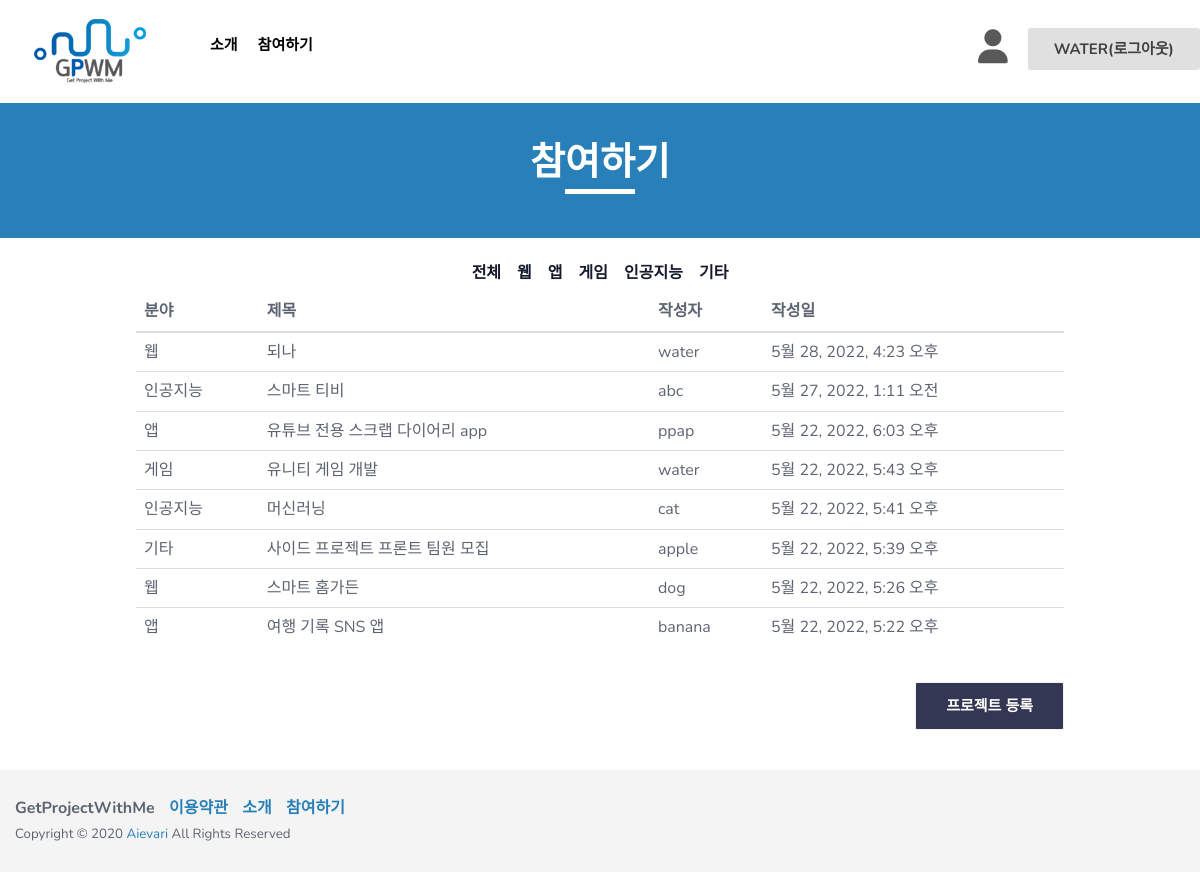
The page /board/ (signed in) on the database its author committed.
### board/models.py (models this page shows, shortened)
class Writing(models.Model):
    TECHNICAL_CHOICES = {
       ('웹', '웹'),
       ('앱', '앱'),
       ('게임', '게임'),
       ('인공지능', '인공지능'),
       ('기타', '기타')
    }
    TOPIC_CHOICES = {
       ('생활', '생활'),
       ('업무', '업무'),
       ('공공/교통', '공공/교통'),
       ('금융/핀테크', '금융/핀테크'),
       ('의료', '의료'),
       ('교육', '교육'),
       ('유통/쇼핑', '유통/쇼핑'),
       ('엔터테인먼트', '엔터테인먼트'),
       ('기타', '기타')
    }
    IDENTITY_CHOICES = {
       ('학생', '학생'),
       ('취준생', '취준생'),
       ('직장인', '직장인'),
       ('기타','기타')
    }
    author = models.ForeignKey(User, on_delete=models.CASCADE, null=False)  # 유저모델과 연결!
    title = models.CharField(max_length=200, default = '') #프로젝트 개요
    technical_field = models.CharField(max_length=80, choices=TECHNICAL_CHOICES, default = '') #기술분야
    topic_area = models.CharField(max_length=80, choices=TOPIC_CHOICES, default = '')#주제영역
    content = models.TextField('프로젝트 개요서 첨부')  # 프로젝트 개요서 첨부
    team = models.CharField(max_length=30, default = '')#모집인원
    최종학력 = models.CharField(max_length=200, default = '')
    소속 = models.CharField(max_length=200, default = '')
    신분 = models.CharField(max_length=200, choices=IDENTITY_CHOICES, default = '')
    like = models.ManyToManyField(User, related_name='likes',blank=True)
    like_count = models.PositiveIntegerField(default=0) #0또는 양수만 받는 필드
    create_date = models.DateTimeField(auto_now_add=True)  # 글이 만들어지면 자동 작성.
    modify_date = models.DateTimeField(null=True, blank=True)  # 수정할 때마다 갱신.(뷰에서 제어)

### board/views.py (the view)
# urls.py: path('', views.list, name='list'),  # list를 보여주는 뷰와 연결한다.
def list(request):
    writing_list = Writing.objects.all()  # 객체들을 다 불러온다.
    writing_list = writing_list.order_by('-create_date')  # 만들어진 시간의 역으로 정렬한다.
    context = {'writing_list':writing_list,  # writing_list라는 키 안에 writing_list를 담는다.
               }
    return render(request, 'list.html', context)

### board/templates/list.html (shortened to what this page needs)
<!DOCTYPE html>
<html class="no-js" lang="en">
  <head>
    <link rel="stylesheet" href="/static/css/bootstrap.min.css" />
    <link rel="stylesheet" href="/static/css/owl.carousel.css" />
    <link rel="stylesheet" href="/static/css/owl.transitions.css" />
    <link rel="stylesheet" href="/static/css/animate.css" />
    <link rel="stylesheet" href="/static/css/meanmenu.min.css" />
    <link rel="stylesheet" href="/static/css/font-awesome.min.css" />
    <link rel="stylesheet" href="/static/css/themify-icons.css" />
    <link rel="stylesheet" href="/static/css/flaticon.css" />
    <link rel="stylesheet" href="/static/css/magnific.min.css" />
    <link rel="stylesheet" href="/static/css/style.css" />
    <link rel="stylesheet" href="/static/css/responsive.css" />
  </head>
  <body>
    <header class="header-one">
      <div id="sticker" class="header-area hidden-xs">
        <div class="container">
          <div class="row">
            <div class="col-md-12 col-sm-12">
              <div class="row">
                <div class="col-md-2 col-sm-3">
                  <div class="logo">
                    <a
                      class="navbar-brand page-scroll white-logo"
                      href="{% url "main" %}"
                    >
                      <img src="/static/img/logo/GPWM_logo.png" alt="" />
                    </a>
                  </div>
                </div>
                <div class="col-md-10 col-sm-9">
                  <div class="header-right-link usericonflex">
                    <div class="usericon">
                      {% if user.is_authenticated %}
                      <a class="pages iconcolor" href="{% url "mypage" %}"><i class="fa-solid fa-user"></i></a>
                      {% else %}
                      <a class="pages iconcolor" href="{% url "login" %}"><i class="fa-solid fa-user"></i></a>
                      {% endif %}
                    </div>
                    <div class="loginm">
                      {% if user.is_authenticated %}
                      <a class="s-menu" href="{% url "logout" %}">{{ user.username }}(로그아웃)</a>
                      {% else %}
                      <a class="s-menu" href="{% url "login" %}">로그인</a>
                      {% endif %}
                    </div>
                  </div>
                  <nav class="navbar navbar-default">
                    <div class="collapse navbar-collapse" id="navbar-example">
                      <div class="main-menu">
                        <ul class="nav navbar-nav navbar-right">
                          <li>
                            <a class="pages" href="{% url "introduce" %}">소개</a>
                          </li>
                          <li>
                            <a href="{% url "list" %}">참여하기</a>
                          </li>
                        </ul>
                      </div>
                    </div>
                  </nav>
                </div>
              </div>
            </div>
          </div>
        </div>
      </div>
    </header>
    <div class="page-area">
      <div class="breadcumb-overlay"></div>
      <div class="container">
        <div class="row">
          <div class="col-md-12 col-sm-12 col-xs-12">
            <div class="breadcrumb text-center">
              <div class="section-headline white-headline">
                <h3>참여하기</h3>
                <hr />
              </div>
            </div>
          </div>
        </div>
      </div>
    </div>
    <div class="page-area">
      <div class="breadcumb-overlay backcolorwhite"></div>
      <div class="container catecenter2">
        <div class="col-md-12 col-sm-12 col-xs-12 catecenter">
          <h6 class="h6mar">전체</h6>
          <h6 class="h6mar">웹</h6>
          <h6 class="h6mar">앱</h6>
          <h6 class="h6mar">게임</h6>
          <h6 class="h6mar">인공지능</h6>
          <h6 class="h6mar">기타</h6>
        </div>
      </div>
    </div>
    {% block content %}
    <div class="container conwidth">
      <div class="row">
        <div class="support-all">
          <table class="table">
              <thead class="thead-dark">
                <tr>
                  <th scope="col">분야</th>
                  <th scope="col">제목</th>
                  <th scope="col">작성자</th>
                  <th scope="col">작성일</th>
                </tr>
              </thead>
              <tbody>
                {% for writing in writing_list %}
                {% if user.is_authenticated %}
                <tr onclick="location.href='/board/posting/{{ writing.id }}/'">
                  <td>{{ writing.technical_field }}</td>
                  <td>{{ writing.title }}</td>
                  <td>{{ writing.author }}</td>
                  <td>{{ writing.create_date }}</td>
                </tr>
                {% endif %}
                {% endfor %}
              </tbody>
          </table>
        </div>
          <div class="col-md-12 col-sm-12 col-xs-12 disf">
            {% if user.is_authenticated %}
            <a id="signup" class="login-btn proenroll" href="{% url 'create' %}">프로젝트 등록</a>
            {% else %}
            <a id="signup" class="login-btn proenroll" href="{% url "login" %}">로그인 후 이용가능</a>
            {% endif %}
          </div>
          {% endblock %}
      </div>
    </div>
    <footer class="footer1">
      <div class="footer-area-bottom">
        <div class="container">
          <div class="row">
            <div class="col-md-6 col-sm-6 col-xs-12">
              <div class="copyright">
                <p class="fontwei">
                  <span>GetProjectWithMe</span>
                  <span><a href="#" class="colorblue">이용약관</a></span>
                  <span
                    ><a href="{% url "introduce" %}" class="colorblue">소개</a></span
                  >
                  <span
                    ><a href="{% url "list" %}" class="colorblue">참여하기</a></span
                  >
                </p>
                <p class="txtsiz">
                  Copyright © 2020
                  <a href="#">Aievari</a> All Rights Reserved
                </p>
              </div>
            </div>
          </div>
        </div>
      </div>
    </footer>
  </body>
</html>

### loginapp/static/css/style.css (style rules this page uses)
html, body { height: 100%; }
img { max-width: 100%; height: auto; }
p { margin: 0 0 9px; color: #5d6471; }
h1, h2, h3, h4, h5, h6 { font-family: "Nunito", sans-serif; margin: 0 0 15px; color: #151b2c; font-weight: 600; }
h3 { font-size: 30px; line-height: 38px; }
h6 { font-size: 16px; line-height: 28px; }
a { transition: all 0.3s ease 0s; text-decoration: none; }
body { background: #fff none repeat scroll 0 0; color: #5d6471; font-family: "Nunito", sans-serif; font-size: 16px; text-align: left; overflow-x: hidden; line-height: 26px; }
ul { list-style: outside none none; margin: 0; padding: 0; }
.navbar-collapse { padding-left: 0px; }
.white-headline h3 { color: #fff; }
.section-headline { padding-bottom: 40px; position: relative; }
.section-headline h3 { font-size: 40px; line-height: 46px; }
.header-one { position: absolute; top: 0; left: 0; width: 100%; height: auto; z-index: 999; }
.header-area { background: transparent; background-color: white; }
.logo { display: block; }
.logo a { display: inline-block; height: auto; padding: 18px 0; }
.main-menu ul.navbar-nav li { float: left; position: relative; }
.main-menu ul.navbar-nav li a { background: rgba(0, 0, 0, 0) none repeat scroll 0 0; color: black; font-size: 18px; font-weight: 700; padding: 38px 15px 25px 15px; text-transform: uppercase; position: relative; }
.navbar { border: medium none; margin-bottom: 0; }
.navbar-default { background: rgba(0, 0, 0, 0) none repeat scroll 0 0; }
.navbar.navbar-default { float: left; }
.header-right-link { float: right; padding: 30px 0px; margin-left: 60px; text-align: right; }
.s-menu { padding: 10px 25px; border: 1px solid #e0e0e0; background: #e0e0e0; color: #404040; transition: 0.4s; font-size: 15px; font-weight: 700; border-radius: 3px; text-transform: uppercase; }
.usericon { font-size: 40px; }
.colorblue { color: #2980b9; margin-left: 10px; }
.support-all { display: flex; justify-content: space-between; flex-wrap: wrap; }
.footer1 { background-repeat: no-repeat; background-position: center center; background-size: cover; z-index: 1; position: relative; overflow: hidden; }
.footer1::after { background: rgba(255, 255, 255, 0.98) none repeat scroll 0 0; position: absolute; content: ""; left: 0; top: 0; width: 100%; height: 100%; z-index: -1; }
.footer-area-bottom { padding: 25px 0; background: #f4f4f4; }
.copyright>p { margin-bottom: 0; color: #5d6471; }
.copyright a { color: #2980b9; }
.page-area { position: relative; }
.page-area { background-repeat: no-repeat; background-size: cover; background-position: top center; }
.breadcumb-overlay { position: absolute; background-color: #2980b9; top: 0; width: 100%; left: 0; height: 92%; }
.breadcrumb { padding: 87px 0px 20px; background-color: transparent; margin-bottom: 0; }
.breadcrumb .section-headline h3 { font-size: 38px; line-height: 42px; text-transform: uppercase; position: relative; top: 15px; font-weight: 700; padding: 40px 0px 0px 0px; }
.breadcrumb .section-headline { padding-bottom: 25px; }
.breadcrumb .section-headline h3::after { display: none; }
.breadcrumb .section-headline::after { display: none; }
.login-btn { padding: 10px 30px; border: 1px solid #2980b9; background: #2980b9; color: #fff; transition: 0.4s; font-size: 15px; font-weight: 700; border-radius: 2px; text-transform: uppercase; display: block; width: 100%; margin-top: 15px; }
.proenroll { border: 1px solid #f1f1f1; background: #343754; color: #fff; width: max-content; }
.usericon { margin-right: 20px; font-size: 34px; }
.usericonflex { display: flex; }
.loginm { margin-top: 6px; }
.iconcolor { color: #595959; }
.catecenter { display: flex; text-align: center; align-content: center; justify-content: center; }
.catecenter2 { display: flex; justify-content: center; }
.h6mar { margin: 0 8px; border-bottom: 5px solid #fff; }
.backcolorwhite { background-color: #fff; height: 100%; }
.conwidth { width: 80%; }
@media (min-width:768px) { .conwidth { width: 750px } }
@media (min-width:992px) { .conwidth { width: 921px } }
@media (min-width:1200px) { .conwidth { width: 928px } }
.txtsiz { font-size: smaller; }
.disf { display: flex; justify-content: flex-end; margin-bottom: 40px; }
.fontwei { font-weight: bold; }

### loginapp/static/css/responsive.css (style rules this page uses)
@media (min-width: 992px) and (max-width: 1269px) { .header-right-link { margin-left: 10px; } }
@media (min-width: 992px) and (max-width: 1269px) { .main-menu ul.navbar-nav li a { font-size: 15px; padding: 35px 10px; } }

### rows shown on the page
Writing: technical_field "웹", title "되나", author "water", create_date "5월 28, 2022, 4:23 오후"
Writing: technical_field "인공지능", title "스마트 티비", author "abc", create_date "5월 27, 2022, 1:11 오전"
Writing: technical_field "앱", title "유튜브 전용 스크랩 다이어리 app", author "ppap", create_date "5월 22, 2022, 6:03 오후"
Writing: technical_field "게임", title "유니티 게임 개발", author "water", create_date "5월 22, 2022, 5:43 오후"
Writing: technical_field "인공지능", title "머신러닝", author "cat", create_date "5월 22, 2022, 5:41 오후"
Writing: technical_field "기타", title "사이드 프로젝트 프론트 팀원 모집", author "apple", create_date "5월 22, 2022, 5:39 오후"
Writing: technical_field "웹", title "스마트 홈가든", author "dog", create_date "5월 22, 2022, 5:26 오후"
Writing: technical_field "앱", title "여행 기록 SNS 앱", author "banana", create_date "5월 22, 2022, 5:22 오후"

### other values the page prints
{{ user.username }} "WATER"
